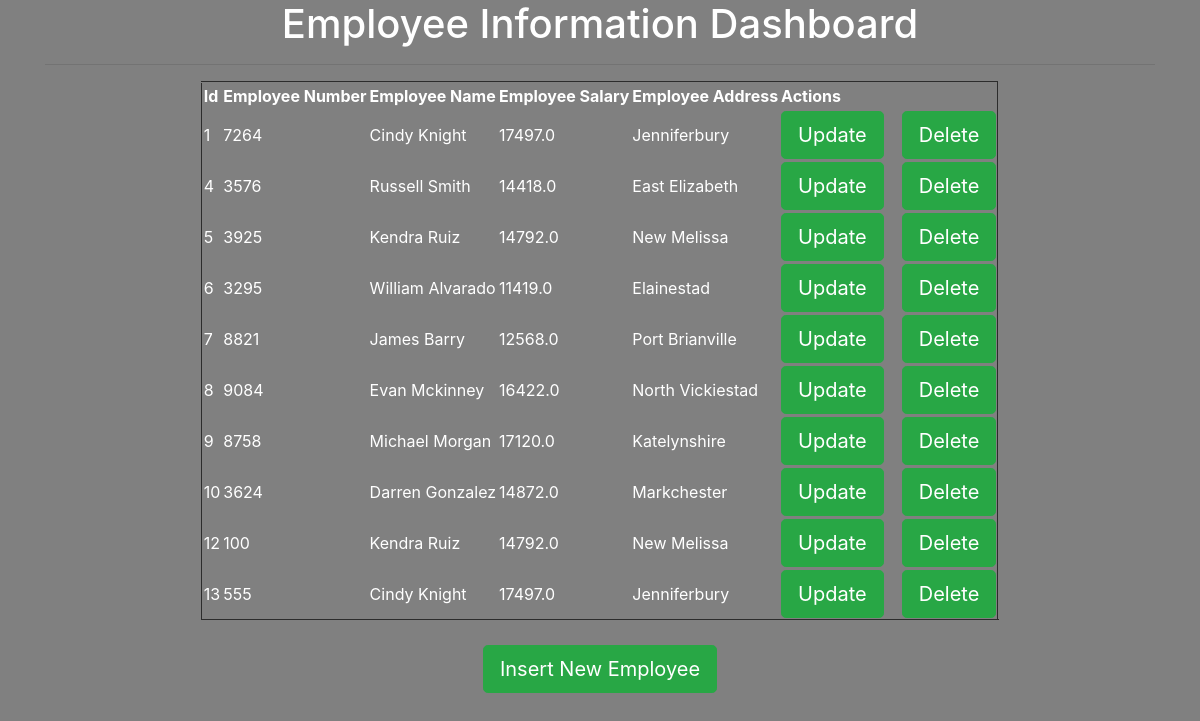
The page / on the database its author committed.
### testapp/models.py (models this page shows)
class Employee(models.Model):
    eno=models.IntegerField()
    ename=models.CharField(max_length=100)
    esal=models.FloatField()
    eaddr=models.CharField(max_length=100)

### testapp/views.py (the view)
# urls.py: path('',views.retrieve_view),
def retrieve_view(request):
    emp_list=Employee.objects.all()
    return render(request,'testapp/index.html',{'emp_list':emp_list})

### testapp/templates/testapp/index.html
{%extends 'testapp/base.html'%}
{%block body_block%}
<h1>Employee Information Dashboard</h1><hr>
<table border="2">
    <thead>
        <th>Id</th>
        <th>Employee Number</th>
        <th>Employee Name</th>
        <th>Employee Salary</th>
        <th>Employee Address</th>
        <th>Actions</th>
    </thead>
    {%for emp in emp_list%}
       <tr>
           <td>{{emp.id}}</td>
           <td> {{emp.eno}}</td>
           <td> {{emp.ename}}</td>
           <td> {{emp.esal}}</td>
           <td> {{emp.eaddr}}</td>
           <td>
               <a href="/update/{{emp.id}}" class="btn btn-success btn-lg"> Update</a>&nbsp;&nbsp;&nbsp;
               <a href="/delete/{{emp.id}}" class="btn btn-success btn-lg">Delete</a>
            </td>
        </tr>
    {%endfor%}
</table><br>
<a href="/insert" class="btn btn-success btn-lg">Insert New Employee</a>
{%endblock%}

### testapp/templates/testapp/base.html (shortened to what this page needs)
<!DOCTYPE html>
{%load static%}
<html lang="en">
<head>
    <link rel="stylesheet" href="https://cdn.jsdelivr.net/npm/bootstrap@4.6.2/dist/css/bootstrap.min.css">
    <link rel="stylesheet" href="{%static 'css/base.css'%}">
</head>
<body>
    <div class="container" align="center">
        {%block body_block%}
        {%endblock%}
    </div>
</body>
</html>

### testapp/static/css/base.css (style rules this page uses)
body { background:grey; color:white; }
a { color:green; }

### rows shown on the page
Employee: id "1", eno "7264", ename "Cindy Knight", esal "17497.0", eaddr "Jenniferbury"
Employee: id "4", eno "3576", ename "Russell Smith", esal "14418.0", eaddr "East Elizabeth"
Employee: id "5", eno "3925", ename "Kendra Ruiz", esal "14792.0", eaddr "New Melissa"
Employee: id "6", eno "3295", ename "William Alvarado", esal "11419.0", eaddr "Elainestad"
Employee: id "7", eno "8821", ename "James Barry", esal "12568.0", eaddr "Port Brianville"
Employee: id "8", eno "9084", ename "Evan Mckinney", esal "16422.0", eaddr "North Vickiestad"
Employee: id "9", eno "8758", ename "Michael Morgan", esal "17120.0", eaddr "Katelynshire"
Employee: id "10", eno "3624", ename "Darren Gonzalez", esal "14872.0", eaddr "Markchester"
Employee: id "12", eno "100", ename "Kendra Ruiz", esal "14792.0", eaddr "New Melissa"
Employee: id "13", eno "555", ename "Cindy Knight", esal "17497.0", eaddr "Jenniferbury"
